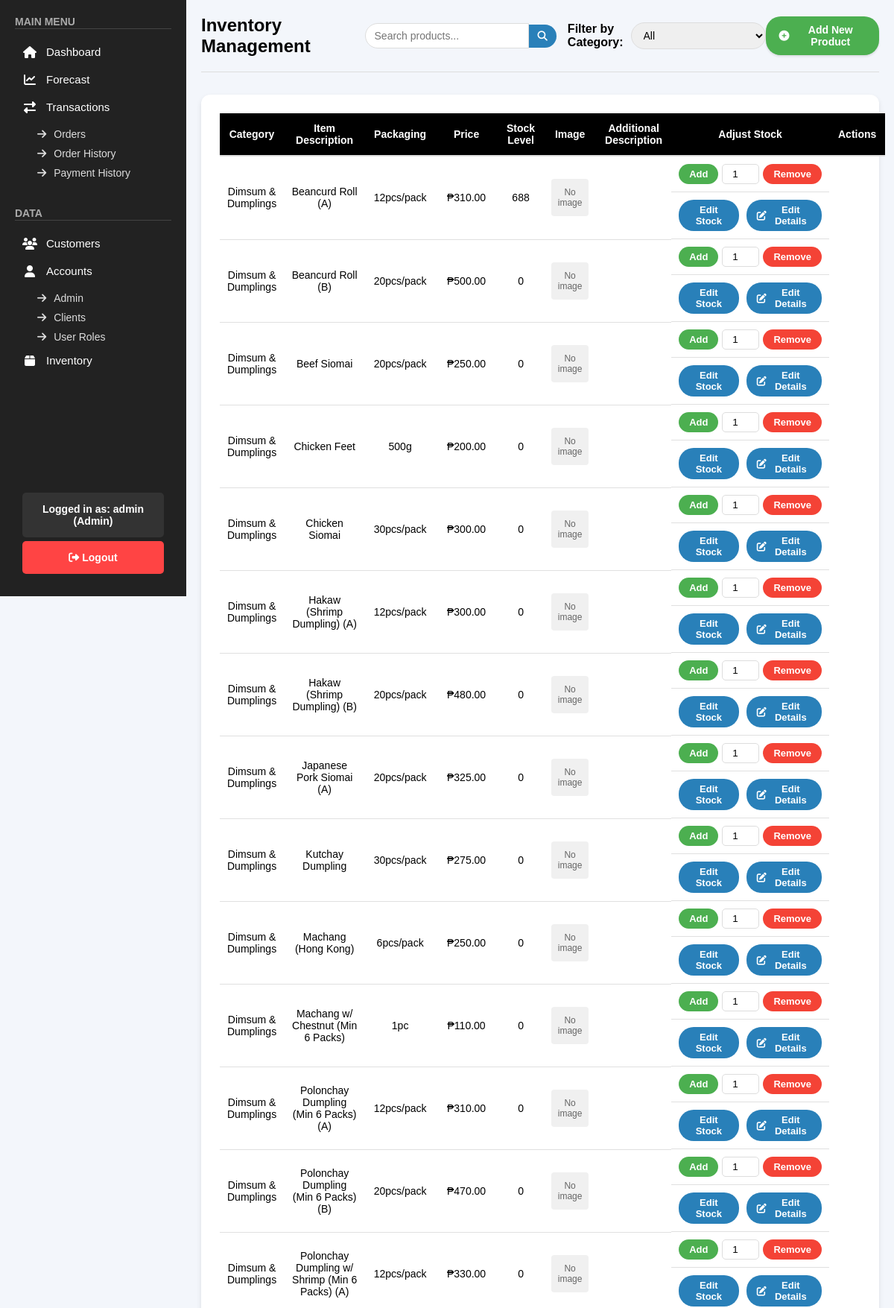
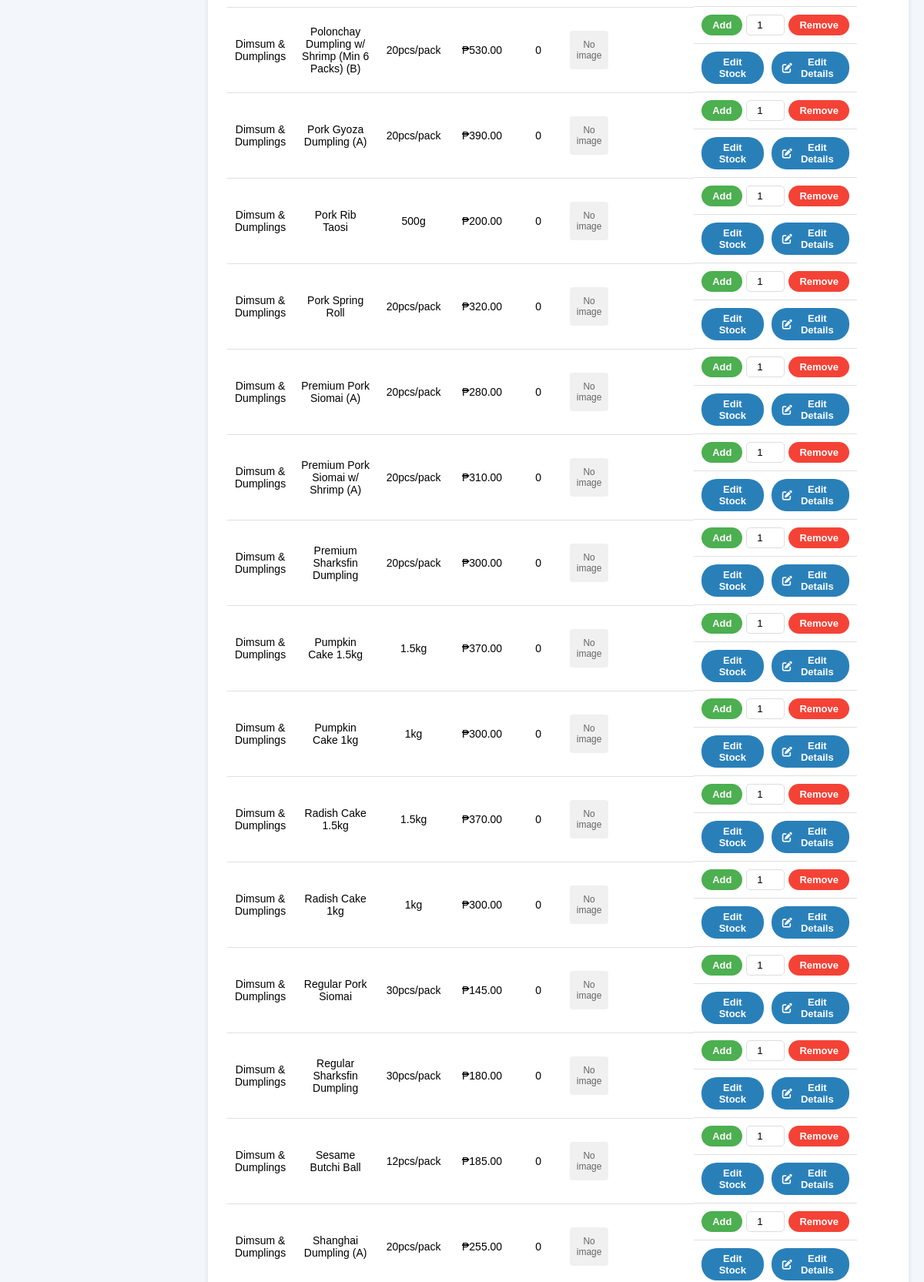
Page /public/pages/inventory.php (signed in, upper part) on the committed database (2 pictures, top to bottom).
### tables this page shows
CREATE TABLE `products` (
  `product_id` int(11) NOT NULL,
  `category` varchar(50) NOT NULL,
  `item_description` varchar(255) NOT NULL,
  `packaging` varchar(50) DEFAULT NULL,
  `price` decimal(10,2) NOT NULL,
  `stock_quantity` int(11) NOT NULL DEFAULT 0,
  `additional_description` text DEFAULT NULL,
  `product_image` varchar(255) DEFAULT NULL
);

### public/pages/inventory.php (the view, shortened to what this page needs)
<?php
include "../../backend/check_role.php";
$sql = "SELECT product_id, category, item_description, packaging, price, stock_quantity, additional_description, product_image FROM products ORDER BY category, item_description";
$result = $conn->query($sql);
?>
<!DOCTYPE html>
<html lang="en">
<head>
    <link rel="stylesheet" href="../css/inventory.css">
    <link rel="stylesheet" href="../css/sidebar.css">
    <link rel="stylesheet" href="https://cdnjs.cloudflare.com/ajax/libs/font-awesome/6.4.2/css/all.min.css">
    <link rel="stylesheet" href="https://cdnjs.cloudflare.com/ajax/libs/toastr.js/latest/toastr.min.css">
</head>
<body>
    <?php include '../sidebar.php'; ?>
    <div class="main-content">
        <div class="inventory-header">
            <h1>Inventory Management</h1>
            <div class="search-filter-container">
                <div class="search-container">
                    <input type="text" id="search-input" placeholder="Search products..." onkeyup="searchProducts()">
                    <button class="search-btn"><i class="fas fa-search"></i></button>
                </div>
                <div class="filter-section">
                    <label for="category-filter">Filter by Category:</label>
                    <select id="category-filter" onchange="filterByCategory()">
                        <option value="all">All</option>
                    </select>
                </div>
            </div>
            <button onclick="openAddProductForm()" class="add-product-btn">
                <i class="fas fa-plus-circle"></i> Add New Product
            </button>
        </div>
        <div class="inventory-table-container">
            <table class="inventory-table">
                <thead>
                    <tr>
                        <th>Category</th>
                        <th>Item Description</th>
                        <th>Packaging</th>
                        <th>Price</th>
                        <th>Stock Level</th>
                        <th>Image</th>
                        <th>Additional Description</th>
                        <th>Adjust Stock</th>
                        <th>Actions</th>
                    </tr>
                </thead>
                <tbody id="inventory-table">
                    <?php
                    if ($result->num_rows > 0) {
                        while ($row = $result->fetch_assoc()) {
                            $data_attributes = "data-category='{$row['category']}'
                                               data-product-id='{$row['product_id']}'
                                               data-item-description='{$row['item_description']}'
                                               data-packaging='{$row['packaging']}'
                                               data-additional-description='" . htmlspecialchars($row['additional_description'] ?? '') . "'";
                            echo "<tr $data_attributes>
                                    <td>{$row['category']}</td>
                                    <td>{$row['item_description']}</td>
                                    <td>{$row['packaging']}</td>
                                    <td>₱" . number_format($row['price'], 2) . "</td>
                                    <td id='stock-{$row['product_id']}'>{$row['stock_quantity']}</td>
                                    <td class='product-image-cell'>";
                            if (!empty($row['product_image'])) {
                                echo "<img src='" . htmlspecialchars($row['product_image']) . "' alt='Product Image' class='product-img' onclick='openModal(this)'>";
                            } else {
                                echo "<div class='no-image'>No image</div>";
                            }
                            echo "</td>
                                    <td class='additional-desc'>" . htmlspecialchars($row['additional_description'] ?? '') . "</td>
                                    <td class='adjust-stock'>
                                        <button class='add-btn' onclick='updateStock({$row['product_id']}, \"add\")'>Add</button>
                                        <input type='number' id='adjust-{$row['product_id']}' min='1' value='1'>
                                        <button class='remove-btn' onclick='updateStock({$row['product_id']}, \"remove\")'>Remove</button>
                                    </td>
                                    <td class='action-buttons'>
                                        <button class='edit-btn' onclick='editStock({$row['product_id']})'>Edit Stock</button>
                                        <button class='edit-btn' onclick='editProduct({$row['product_id']}, \"{$row['item_description']}\", \"" . htmlspecialchars($row['additional_description'] ?? '', ENT_QUOTES) . "\", \"" . htmlspecialchars($row['product_image'] ?? '', ENT_QUOTES) . "\")'>
                                            <i class='fas fa-edit'></i> Edit Details
                                        </button>
                                    </td>
                                </tr>";
                        }
                    } else {
                        echo "<tr><td colspan='9'>No products found.</td></tr>";
                    }
                    ?>
                </tbody>
            </table>
        </div>
    </div>
</body>
</html>

### public/css/inventory.css (style rules this page uses)
body { font-family: Arial, sans-serif; background-color: #f3f6fb; margin: 0; box-sizing: border-box; }
.inventory-header { display: flex; justify-content: space-between; align-items: center; margin-bottom: 30px; padding-bottom: 20px; border-bottom: 1px solid #ddd; }
.inventory-header h1 { font-size: 24px; font-weight: bold; display: flex; align-items: center; gap: 12px; }
.search-filter-container { display: flex; gap: 15px; align-items: center; }
.search-container { display: flex; align-items: center; }
.search-container input { padding: 8px 12px; border-radius: 20px 0 0 20px; border: 1px solid #ddd; font-size: 14px; width: 220px; }
.search-container .search-btn { background-color: #2980b9; color: white; border: none; border-radius: 0 20px 20px 0; padding: 8px 12px; cursor: pointer; }
.filter-section { display: flex; align-items: center; }
.filter-section label { margin-right: 10px; font-weight: bold; }
.filter-section select { padding: 8px 12px; border-radius: 20px; border: 1px solid #ddd; font-size: 14px; }
.add-product-btn { padding: 10px 18px; font-size: 14px; border: none; font-weight: bold; color: white; background-color: #4CAF50; border-radius: 20px; text-decoration: none; transition: 0.3s; display: flex; align-items: center; gap: 8px; box-shadow: 0px 2px 3px rgba(0, 0, 0, 0.1); cursor: pointer; }
.inventory-table-container { background-color: #ffffff; padding: 25px; border-radius: 12px; box-shadow: 0px 3px 6px rgba(0, 0, 0, 0.1); }
.inventory-table { width: 100%; border-collapse: collapse; font-size: 14px; }
.inventory-table th { background-color: black; color: white; font-weight: bold; padding: 12px; text-align: center; border-bottom: 2px solid #ddd; }
.inventory-table td { padding: 10px; text-align: center; border-bottom: 1px solid #e0e0e0; }
.action-buttons { display: flex; justify-content: center; gap: 10px; }
.add-btn, .remove-btn, .edit-btn { padding: 6px 14px; font-size: 13px; font-weight: 600; border-radius: 20px; text-decoration: none; transition: background-color 0.3s; display: flex; align-items: center; gap: 5px; border: none; cursor: pointer; }
.add-btn { background-color: #4CAF50; color: white; }
.remove-btn { background-color: #f44336; color: white; }
.edit-btn { background-color: #2980b9; color: white; }
.adjust-stock { display: flex; align-items: center; justify-content: center; gap: 5px; }
.adjust-stock input { width: 50px; padding: 5px; border-radius: 5px; border: 1px solid #ddd; text-align: center; }

### public/css/sidebar.css (style rules this page uses)
* { margin: 0; padding: 0; box-sizing: border-box; font-family: Arial, sans-serif; text-decoration: none; }
.main-content { margin-left: 250px; padding: 20px; }

### public/pages/inventory.php (style rules this page uses)
.no-image { width: 50px; height: 50px; background-color: #f0f0f0; display: flex; align-items: center; justify-content: center; border-radius: 4px; color: #666; font-size: 12px; }
.additional-desc { max-width: 150px; overflow: hidden; text-overflow: ellipsis; white-space: nowrap; }

### rows in the picture
products: category "Dimsum & Dumplings", item_description "Beancurd Roll (A)", packaging "12pcs/pack", price "310.00", stock_quantity "688", shows "No image"
products: category "Dimsum & Dumplings", item_description "Beancurd Roll (B)", packaging "20pcs/pack", price "500.00", stock_quantity "0", shows "No image"
products: category "Dimsum & Dumplings", item_description "Beef Siomai", packaging "20pcs/pack", price "250.00", stock_quantity "0", shows "No image"
products: category "Dimsum & Dumplings", item_description "Chicken Feet", packaging "500g", price "200.00", stock_quantity "0", shows "No image"
products: category "Dimsum & Dumplings", item_description "Chicken Siomai", packaging "30pcs/pack", price "300.00", stock_quantity "0", shows "No image"
products: category "Dimsum & Dumplings", item_description "Hakaw (Shrimp Dumpling) (A)", packaging "12pcs/pack", price "300.00", stock_quantity "0", shows "No image"
products: category "Dimsum & Dumplings", item_description "Hakaw (Shrimp Dumpling) (B)", packaging "20pcs/pack", price "480.00", stock_quantity "0", shows "No image"
products: category "Dimsum & Dumplings", item_description "Japanese Pork Siomai (A)", packaging "20pcs/pack", price "325.00", stock_quantity "0", shows "No image"
products: category "Dimsum & Dumplings", item_description "Kutchay Dumpling", packaging "30pcs/pack", price "275.00", stock_quantity "0", shows "No image"
products: category "Dimsum & Dumplings", item_description "Machang (Hong Kong)", packaging "6pcs/pack", price "250.00", stock_quantity "0", shows "No image"
products: category "Dimsum & Dumplings", item_description "Machang w/ Chestnut (Min 6 Packs)", packaging "1pc", price "110.00", stock_quantity "0", shows "No image"
products: category "Dimsum & Dumplings", item_description "Polonchay Dumpling (Min 6 Packs) (A)", packaging "12pcs/pack", price "310.00", stock_quantity "0", shows "No image"
products: category "Dimsum & Dumplings", item_description "Polonchay Dumpling (Min 6 Packs) (B)", packaging "20pcs/pack", price "470.00", stock_quantity "0", shows "No image"
products: category "Dimsum & Dumplings", item_description "Polonchay Dumpling w/ Shrimp (Min 6 Packs) (A)", packaging "12pcs/pack", price "330.00", stock_quantity "0", shows "No image"
products: category "Dimsum & Dumplings", item_description "Polonchay Dumpling w/ Shrimp (Min 6 Packs) (B)", packaging "20pcs/pack", price "530.00", stock_quantity "0", shows "No image"
products: category "Dimsum & Dumplings", item_description "Pork Gyoza Dumpling (A)", packaging "20pcs/pack", price "390.00", stock_quantity "0", shows "No image"
products: category "Dimsum & Dumplings", item_description "Pork Rib Taosi", packaging "500g", price "200.00", stock_quantity "0", shows "No image"
products: category "Dimsum & Dumplings", item_description "Pork Spring Roll", packaging "20pcs/pack", price "320.00", stock_quantity "0", shows "No image"
products: category "Dimsum & Dumplings", item_description "Premium Pork Siomai (A)", packaging "20pcs/pack", price "280.00", stock_quantity "0", shows "No image"
products: category "Dimsum & Dumplings", item_description "Premium Pork Siomai w/ Shrimp (A)", packaging "20pcs/pack", price "310.00", stock_quantity "0", shows "No image"
products: category "Dimsum & Dumplings", item_description "Premium Sharksfin Dumpling", packaging "20pcs/pack", price "300.00", stock_quantity "0", shows "No image"
products: category "Dimsum & Dumplings", item_description "Pumpkin Cake 1.5kg", packaging "1.5kg", price "370.00", stock_quantity "0", shows "No image"
products: category "Dimsum & Dumplings", item_description "Pumpkin Cake 1kg", packaging "1kg", price "300.00", stock_quantity "0", shows "No image"
products: category "Dimsum & Dumplings", item_description "Radish Cake 1.5kg", packaging "1.5kg", price "370.00", stock_quantity "0", shows "No image"
products: category "Dimsum & Dumplings", item_description "Radish Cake 1kg", packaging "1kg", price "300.00", stock_quantity "0", shows "No image"
products: category "Dimsum & Dumplings", item_description "Regular Pork Siomai", packaging "30pcs/pack", price "145.00", stock_quantity "0", shows "No image"
products: category "Dimsum & Dumplings", item_description "Regular Sharksfin Dumpling", packaging "30pcs/pack", price "180.00", stock_quantity "0", shows "No image"
products: category "Dimsum & Dumplings", item_description "Sesame Butchi Ball", packaging "12pcs/pack", price "185.00", stock_quantity "0", shows "No image"
products: category "Dimsum & Dumplings", item_description "Shanghai Dumpling (A)", packaging "20pcs/pack", price "255.00", stock_quantity "0", shows "No image"

### other values in the picture
$_SESSION['username'] "admin"
$role "Admin"
